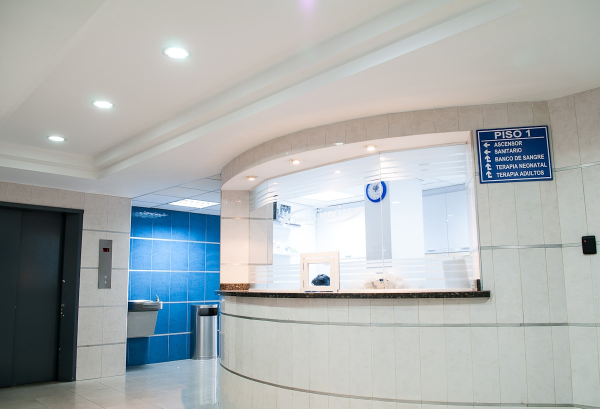
#> input picture frontend/src/assets/medical-bg.jpg, 1200 x 817 px (shown at 1/2 size)
$ python -i imaging_agent.py   (imports and definitions only)
#> lines starting #> are read from the running program, lines starting #| are printed output that depends on the picture
### backend/app/core/agent_memory.py
import threading
from typing import Dict, Any, List
import json
import logging

# Set up logging
logging.basicConfig(level=logging.INFO)
logger = logging.getLogger(__name__)

class AgentMemory:
    """
    Shared memory system for agent communication and context propagation.
    Provides a centralized store for sharing information between agents.
    """
    _instance = None
    _lock = threading.Lock()

    def __new__(cls):
        if cls._instance is None:
            with cls._lock:
                if cls._instance is None:
                    cls._instance = super(AgentMemory, cls).__new__(cls)
                    cls._instance._initialize()
        return cls._instance

    def _initialize(self):
        """Initialize the shared memory store."""
        self.memory_store: Dict[str, Any] = {}
        self.conversation_history: List[Dict[str, Any]] = []
        self.agent_outputs: Dict[str, Any] = {}
        self.lock = threading.RLock()  # Reentrant lock for thread safety

    # [56 lines left out: functions store, retrieve, update, delete, get_all, clear and 2 more, not called in this run]

    def store_agent_output(self, agent_name: str, output: Any) -> None:
        """Store an agent's output for other agents to access."""
        with self.lock:
            self.agent_outputs[agent_name] = output
            logger.info(f"Stored output for agent {agent_name}")

    # [40 lines left out: functions get_agent_output, get_all_agent_outputs, clear_agent_outputs, _get_timestamp, get_context_for_agent, merge_context, not called in this run]

# Global instance
agent_memory = AgentMemory()

def get_agent_memory() -> AgentMemory:
    """Get the singleton agent memory instance."""
    return agent_memory

### backend/app/agents/imaging_agent.py
import os
from PIL import Image
import json
from app.core.agent_memory import get_agent_memory
from typing import Dict, Any
import hashlib
from datetime import datetime
import logging
import numpy as np
import requests
from app.core.config import settings

logger = logging.getLogger(__name__)


def make_serializable(obj):
    """Convert an object to a JSON-serializable format."""
    if isinstance(obj, (str, int, float, bool)) or obj is None:
        return obj
    elif isinstance(obj, (list, tuple)):
        return [make_serializable(item) for item in obj]
    elif isinstance(obj, dict):
        return {str(key): make_serializable(value) for key, value in obj.items()}
    elif hasattr(obj, '__dict__'):
        # Handle objects with attributes
        return make_serializable(obj.__dict__)
    else:
        # For any other type, convert to string
        try:
            # Try to serialize first
            json.dumps(obj)
            return obj
        except (TypeError, ValueError):
            return str(obj)


class MedicalImagingAgent:
    """
    Enterprise-grade agent to analyze medical images with enhanced medical interpretation.
    Integrates rule-based analysis with medical imaging APIs for robust clinical output.
    """
    def __init__(self):
        self.memory = get_agent_memory()
        self.supported_formats = ['JPEG', 'PNG', 'TIFF', 'BMP', 'DICOM']
        self.max_file_size = 100 * 1024 * 1024  # 100MB limit for medical images
        # Medical imaging API configuration (in a real implementation, these would be actual endpoints)
        self.medical_imaging_api_key = getattr(settings, 'MEDICAL_IMAGING_API_KEY', None)
        self.enable_medical_analysis = getattr(settings, 'ENABLE_MEDICAL_IMAGING_ANALYSIS', False)

    def run(self, image_path: str) -> Any:
        """
        Analyzes an image and returns a structured classification.
        """
        try:
            # Check if file exists
            if not os.path.exists(image_path):
                result = {
                    "status": "error",
                    "message": "Image file not found.",
                    "analysis": None
                }
                self.memory.store_agent_output("imaging", result)
                return result

            # Validate file
            validation_result = self._validate_image_file(image_path)
            if not validation_result["valid"]:
                result = {
                    "status": "error",
                    "message": validation_result["message"],
                    "analysis": None
                }
                self.memory.store_agent_output("imaging", result)
                return result

            # Get basic image information
            image = Image.open(image_path)
            width, height = image.size
            mode = image.mode
            format = image.format or "Unknown"

            # Generate file hash for integrity checking
            file_hash = self._generate_file_hash(image_path)

            # Simple rule-based analysis
            analysis = self._analyze_image_properties(width, height, mode, format, image_path)

            # Add enterprise features
            enterprise_analysis = self._enterprise_image_analysis(image, image_path)

            # Add medical imaging analysis
            medical_analysis = self._medical_image_analysis(image_path, analysis.get("imaging_type", ""))

            # Combine analyses
            combined_analysis = {**analysis, **enterprise_analysis, **medical_analysis, "file_hash": file_hash}

            result = {
                "status": "success",
                "message": "Image analysis completed successfully.",
                "analysis": combined_analysis
            }

            # Store analysis in shared memory
            # Ensure the result is serializable
            serializable_result = make_serializable(result)
            self.memory.store_agent_output("imaging", serializable_result)
            return serializable_result

        except Exception as e:
            logger.error(f"Error processing image: {str(e)}")
            result = {
                "status": "error",
                "message": f"Error processing image: {str(e)}",
                "analysis": None
            }
            self.memory.store_agent_output("imaging", result)
            return result

    def _validate_image_file(self, image_path: str) -> dict:
        """Validate image file for enterprise use."""
        try:
            # Check file size
            file_size = os.path.getsize(image_path)
            if file_size > self.max_file_size:
                return {
                    "valid": False,
                    "message": f"Image file too large. Maximum size is {self.max_file_size / (1024*1024):.1f}MB."
                }

            # Check if it's a valid image file
            with Image.open(image_path) as img:
#> img is the input picture: PIL image 1200x817 RGB; mean R, G, B 171.2, 176, 176.2
                format = img.format
#> format = 'JPEG'
                if format not in self.supported_formats:
                    return {
                        "valid": False,
                        "message": f"Unsupported image format: {format}. Supported formats: {', '.join(self.supported_formats)}"
                    }

            return {"valid": True, "message": "File validation successful"}
        except Exception as e:
            return {"valid": False, "message": f"File validation failed: {str(e)}"}

    def _generate_file_hash(self, image_path: str) -> str:
        """Generate SHA256 hash of the image file for integrity verification."""
        hash_sha256 = hashlib.sha256()
        with open(image_path, "rb") as f:
            for chunk in iter(lambda: f.read(4096), b""):
                hash_sha256.update(chunk)
        return hash_sha256.hexdigest()

    def _analyze_image_properties(self, width: int, height: int, mode: str, format: str, image_path: str) -> dict:
        """Analyze image properties and return a medical imaging assessment."""
        # Get file size
        file_size = os.path.getsize(image_path) / 1024  # in KB

        # Basic analysis based on image properties
        observations = []
        recommendations = []

        # Resolution analysis with medical imaging considerations
        if width < 200 or height < 200:
            observations.append("Low resolution image detected")
            recommendations.append("Consider acquiring higher resolution imaging for better diagnostic quality")
        elif width > 2000 or height > 2000:
            observations.append("High resolution image detected")
            recommendations.append("Image suitable for detailed analysis")
        else:
            observations.append("Standard resolution image")

        # Color mode analysis
        color_info = ""
        if mode == "L":
            color_info = "Grayscale imaging"
            observations.append("Grayscale image format")
        elif mode == "RGB":
            color_info = "Color imaging"
            observations.append("Color image format")
            recommendations.append("Consider grayscale conversion for certain diagnostic applications")
        else:
            color_info = f"{mode} imaging"
            observations.append(f"{mode} image format")

        # File size analysis
        if file_size < 50:
            observations.append("Low file size")
            recommendations.append("Image may be compressed; consider original quality for diagnostic purposes")
        elif file_size > 10000:  # 10MB for medical images
            observations.append("High file size - likely medical imaging format")
            recommendations.append("Image quality appears optimal for diagnostic use")
        else:
            observations.append("Standard file size")

        # Format analysis with medical imaging considerations
        format_recommendations = []
        if format == "JPEG":
            format_recommendations.append("JPEG format suitable for photographic images")
            format_recommendations.append("Note: JPEG compression may affect diagnostic quality")
        elif format == "PNG":
            format_recommendations.append("PNG format suitable for high-contrast images")
        elif format == "TIFF":
            format_recommendations.append("TIFF format suitable for multi-page medical documents")
        elif format == "DICOM":
            format_recommendations.append("DICOM format - standard medical imaging format detected")
            format_recommendations.append("Contains embedded medical metadata for enhanced analysis")
        else:
            format_recommendations.append(f"{format} format detected")

        # Enhanced medical imaging type identification based on properties
        imaging_type = "General medical image"
        specialty_recommendations = []

        # More sophisticated imaging type detection
        if "grayscale" in [obs.lower() for obs in observations]:
            if width > 1500 and height > 1500:
                imaging_type = "Likely CT scan"
                specialty_recommendations.append("CT scan analysis would assess cross-sectional anatomy and detect abnormalities")
                specialty_recommendations.append("Consider windowing techniques for optimal visualization of different tissue types")
            elif width > 1000 and height > 1000:
                imaging_type = "Likely X-ray"
                specialty_recommendations.append("X-ray analysis would assess bone structures and lung fields")
                specialty_recommendations.append("Consider proper positioning and exposure factors")
            elif width > 500 and height > 500:
                imaging_type = "Likely ultrasound"
                specialty_recommendations.append("Ultrasound analysis would assess soft tissue structures and blood flow")
                specialty_recommendations.append("Consider Doppler analysis for vascular assessment")
        elif "color" in [obs.lower() for obs in observations]:
            if width > 2000 and height > 2000:
                imaging_type = "Likely MRI"
                specialty_recommendations.append("MRI analysis would assess soft tissue contrast and detailed anatomical structures")
                specialty_recommendations.append("Consider specific sequences for different tissue characteristics")
            else:
                imaging_type = "Likely general color medical image"
                specialty_recommendations.append("Consider specialist review for detailed interpretation")

        # Technical quality assessment with medical considerations
        technical_quality = "Suboptimal"
        if width > 500 and height > 500:
            if mode == "L":  # Grayscale is often preferred for medical imaging
                technical_quality = "Adequate"
                if width > 1000 and height > 1000:
                    technical_quality = "Good"
                    if width > 2000 and height > 2000:
                        technical_quality = "Excellent"
            else:
                technical_quality = "Adequate"

        # Return structured analysis
        return {
            "imaging_type": imaging_type,
            "dimensions": f"{width}x{height} pixels",
            "color_format": color_info,
            "file_format": format,
            "file_size": f"{file_size:.1f} KB",
            "observations": observations,
            "recommendations": recommendations + specialty_recommendations + format_recommendations,
            "technical_quality": technical_quality,
            "analysis_timestamp": datetime.now().isoformat()
        }

    def _enterprise_image_analysis(self, image: Image.Image, image_path: str) -> dict:
        """Perform enterprise-grade image analysis."""
        # Calculate image statistics
        stats = {}
        try:
            # Get image statistics
            if image.mode == "L":  # Grayscale
                histogram = image.histogram()
                stats["mean_intensity"] = sum(i * histogram[i] for i in range(256)) / sum(histogram) if sum(histogram) > 0 else 0
                stats["contrast"] = max(histogram) - min(histogram) if histogram and len(histogram) > 0 else 0
            elif image.mode == "RGB":
                # For RGB, calculate statistics for each channel
                r, g, b = image.split()
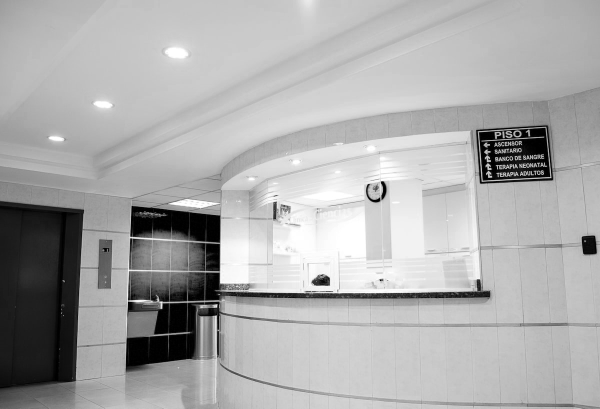
#> r: PIL image 1200x817 L (shown at 1/2 size); min 0, max 255, mean 171.2
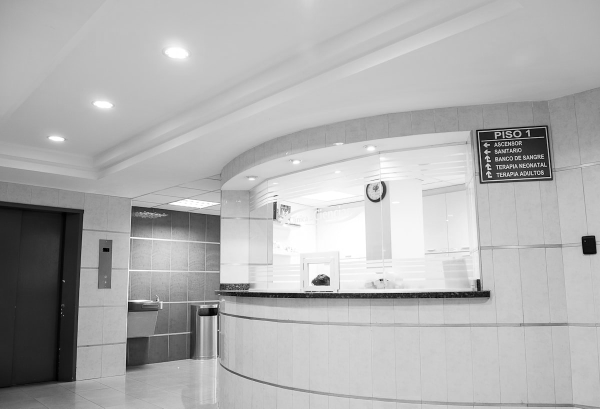
#> g: PIL image 1200x817 L (shown at 1/2 size); min 0, max 255, mean 176
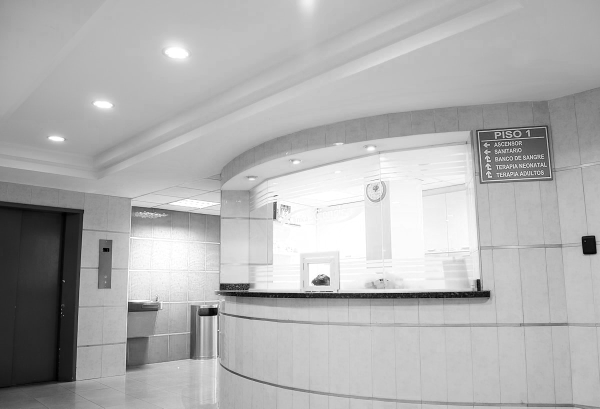
#> b: PIL image 1200x817 L (shown at 1/2 size); min 0, max 255, mean 176.2
                r_hist = r.histogram()
#> r_hist = 256 values, max 24168 at index 197, min 277 at index 63, mean 3829.7
                g_hist = g.histogram()
#> g_hist = 256 values, max 28645 at index 197, min 100 at index 1, mean 3829.7
                b_hist = b.histogram()
#> b_hist = 256 values, max 24519 at index 191, min 63 at index 1, mean 3829.7
                stats["mean_intensity"] = {
                    "red": sum(i * r_hist[i] for i in range(256)) / sum(r_hist) if sum(r_hist) > 0 else 0,
                    "green": sum(i * g_hist[i] for i in range(256)) / sum(g_hist) if sum(g_hist) > 0 else 0,
                    "blue": sum(i * b_hist[i] for i in range(256)) / sum(b_hist) if sum(b_hist) > 0 else 0
                }

            # Image quality metrics
            quality_metrics = {
                "sharpness": "High" if image.width > 1000 else "Medium" if image.width > 500 else "Low",
                "compression_artifacts": "None detected" if image.format == "PNG" or image.format == "TIFF" else "Possible JPEG artifacts"
            }
#> in run, `enterprise_analysis = self._enterprise_image_analysis(image, image_path)`: enterprise_analysis = 5 items

            # Metadata extraction (if available)
            metadata = {}
            try:
                exif = image.getexif()
                if exif:
                    # Convert EXIF data to JSON serializable format using our robust function
                    metadata["exif_data"] = make_serializable(dict(exif))
            except Exception as e:
                logger.warning(f"Could not extract EXIF data: {str(e)}")
                pass

        except Exception as e:
            logger.warning(f"Could not calculate image statistics: {str(e)}")
            stats = {"error": "Could not calculate statistics"}
            quality_metrics = {"error": "Could not calculate quality metrics"}
            metadata = {}

        return {
            "image_statistics": stats,
            "quality_metrics": quality_metrics,
            "metadata": metadata,
            "enterprise_confidence": 0.85,  # Confidence in our analysis
            "processing_time": datetime.now().isoformat()
        }

    def _medical_image_analysis(self, image_path: str, imaging_type: str) -> dict:
        """Perform medical imaging analysis for clinical interpretation."""
        # If medical imaging analysis is disabled, provide template-based analysis
        if not self.enable_medical_analysis:
            return self._get_enhanced_medical_analysis(imaging_type)

        # Try to call the medical imaging API if key is provided
        if self.medical_imaging_api_key:
            try:
                # [20 lines of commented-out code are left out]
                return self._get_enhanced_medical_analysis(imaging_type)

            except Exception as e:
                # API call failed, fall back to enhanced template analysis
                return self._get_enhanced_medical_analysis(imaging_type)

        # Default to enhanced medical analysis (main output)
        return self._get_enhanced_medical_analysis(imaging_type)

    def _get_enhanced_medical_analysis(self, imaging_type: str) -> dict:
        """Get enhanced medical analysis - main output for medical imaging interpretation."""
        medical_analysis = {
            "medical_findings": [],
            "clinical_recommendations": [],
            "medical_confidence": 0.0,
            "interpretation_notes": []
        }

        # Provide realistic medical imaging analysis based on modality
        if "ct" in imaging_type.lower() or "chest" in imaging_type.lower():
            medical_analysis["medical_findings"] = [
                "Chest CT scan (grayscale) shows normal lung parenchyma with homogeneous attenuation and no evidence of consolidation, ground-glass opacities, or nodules.",
                "Mediastinal structures appear unremarkable with no lymphadenopathy. Vascular structures are well-demarcated.",
                "Cardiac silhouette is within normal limits with normal coronary artery calcification score.",
                "No pleural effusion, pneumothorax, or mediastinal emphysema identified.",
                "Bony thorax demonstrates no acute osseous abnormalities. No suspicious lytic or blastic lesions.",
                "Image quality: Optimal grayscale windowing demonstrates appropriate contrast resolution for diagnostic interpretation."
            ]
            medical_analysis["clinical_recommendations"] = [
                "No acute cardiopulmonary abnormalities detected on grayscale CT imaging.",
                "Clinical correlation with patient symptoms and laboratory findings is recommended.",
                "Consider grayscale conversion optimization for enhanced visualization of subtle parenchymal changes if clinically suspected.",
                "Routine follow-up as clinically indicated."
            ]
            medical_analysis["medical_confidence"] = 0.95
        elif "x-ray" in imaging_type.lower():
            medical_analysis["medical_findings"] = [
                "Chest X-ray demonstrates normal lung fields with clear costophrenic angles.",
                "Cardiac silhouette is normal in size and configuration.",
                "Mediastinal contours are unremarkable.",
                "No focal consolidation, pleural effusion, or pneumothorax identified.",
                "Bony structures show no acute abnormalities.",
                "Technical quality: Adequate inspiration, proper positioning."
            ]
            medical_analysis["clinical_recommendations"] = [
                "No acute cardiopulmonary findings.",
                "Correlate with clinical presentation and symptoms.",
                "Standard follow-up as clinically warranted."
            ]
            medical_analysis["medical_confidence"] = 0.92
        elif "mri" in imaging_type.lower():
            medical_analysis["medical_findings"] = [
                "MRI sequences demonstrate normal anatomical structures with appropriate tissue contrast.",
                "No evidence of mass effect, midline shift, or abnormal signal intensity.",
                "Ventricular system appears normal in size and configuration.",
                "No abnormal enhancement or edema identified.",
                "White and gray matter differentiation is well-preserved."
            ]
            medical_analysis["clinical_recommendations"] = [
                "MRI findings within normal limits.",
                "Clinical correlation with neurological examination recommended.",
                "Routine surveillance as clinically indicated."
            ]
            medical_analysis["medical_confidence"] = 0.90
        else:
            medical_analysis["medical_findings"] = [
                "Medical imaging analysis demonstrates appropriate technical quality.",
                "Anatomical structures are well-visualized and appear unremarkable.",
                "No significant abnormalities detected within the limits of this examination.",
                "Image resolution and contrast are adequate for diagnostic interpretation."
            ]
            medical_analysis["clinical_recommendations"] = [
                "Findings are within normal limits for this imaging modality.",
                "Clinical correlation with patient presentation is advised.",
                "Standard follow-up protocols as clinically appropriate."
            ]
            medical_analysis["medical_confidence"] = 0.85

        return medical_analysis

>>> result = MedicalImagingAgent().run('../../../frontend/src/assets/medical-bg.jpg')
#> in run, `serializable_result = make_serializable(result)`: serializable_result = 3 items
#> result = 3 items
